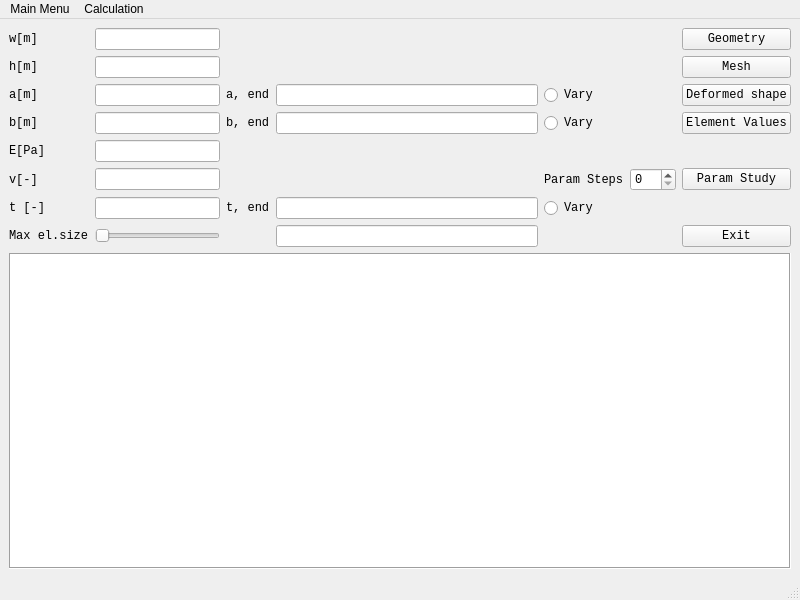
<?xml version="1.0" encoding="UTF-8"?>
<ui version="4.0">
 <class>MainWindow</class>
 <widget class="QMainWindow" name="MainWindow">
  <property name="geometry">
   <rect>
    <x>0</x>
    <y>0</y>
    <width>800</width>
    <height>600</height>
   </rect>
  </property>
  <property name="windowTitle">
   <string>MainWindow</string>
  </property>
  <widget class="QWidget" name="centralwidget">
   <property name="font">
    <font>
     <family>Courier New</family>
    </font>
   </property>
   <property name="autoFillBackground">
    <bool>false</bool>
   </property>
   <layout class="QVBoxLayout" name="verticalLayout">
    <item>
     <layout class="QGridLayout" name="gridLayout">
      <item row="2" column="7">
       <widget class="QPushButton" name="show_deformed_shape_button">
        <property name="text">
         <string>Deformed shape</string>
        </property>
       </widget>
      </item>
      <item row="2" column="4">
       <widget class="QLineEdit" name="aEnd_Edit"/>
      </item>
      <item row="8" column="4">
       <widget class="QLineEdit" name="el_edit"/>
      </item>
      <item row="5" column="0">
       <widget class="QLabel" name="E_label">
        <property name="text">
         <string>E[Pa]</string>
        </property>
       </widget>
      </item>
      <item row="2" column="3">
       <widget class="QLabel" name="label_2">
        <property name="text">
         <string>a, end</string>
        </property>
       </widget>
      </item>
      <item row="5" column="1" colspan="2">
       <widget class="QLineEdit" name="E_edit"/>
      </item>
      <item row="7" column="1" colspan="2">
       <widget class="QLineEdit" name="t_edit"/>
      </item>
      <item row="8" column="0">
       <widget class="QLabel" name="label">
        <property name="text">
         <string>Max el.size</string>
        </property>
       </widget>
      </item>
      <item row="8" column="1" colspan="2">
       <widget class="QSlider" name="el_slider">
        <property name="minimum">
         <number>20</number>
        </property>
        <property name="maximum">
         <number>60</number>
        </property>
        <property name="orientation">
         <enum>Qt::Horizontal</enum>
        </property>
       </widget>
      </item>
      <item row="6" column="0">
       <widget class="QLabel" name="v_label">
        <property name="text">
         <string>v[-]</string>
        </property>
       </widget>
      </item>
      <item row="0" column="4">
       <spacer name="horizontalSpacer">
        <property name="orientation">
         <enum>Qt::Horizontal</enum>
        </property>
        <property name="sizeHint" stdset="0">
         <size>
          <width>40</width>
          <height>20</height>
         </size>
        </property>
       </spacer>
      </item>
      <item row="4" column="7">
       <widget class="QPushButton" name="show_element_values_button">
        <property name="text">
         <string>Element Values</string>
        </property>
       </widget>
      </item>
      <item row="6" column="1" colspan="2">
       <widget class="QLineEdit" name="v_edit"/>
      </item>
      <item row="2" column="5">
       <widget class="QRadioButton" name="vary_a">
        <property name="text">
         <string>Vary</string>
        </property>
       </widget>
      </item>
      <item row="4" column="5">
       <widget class="QRadioButton" name="vary_b">
        <property name="text">
         <string>Vary</string>
        </property>
       </widget>
      </item>
      <item row="0" column="0">
       <widget class="QLabel" name="w_label">
        <property name="text">
         <string>w[m]</string>
        </property>
       </widget>
      </item>
      <item row="4" column="1" colspan="2">
       <widget class="QLineEdit" name="b_edit"/>
      </item>
      <item row="0" column="1" colspan="2">
       <widget class="QLineEdit" name="w_edit"/>
      </item>
      <item row="7" column="0">
       <widget class="QLabel" name="t_label">
        <property name="text">
         <string>t [-]</string>
        </property>
       </widget>
      </item>
      <item row="0" column="7">
       <widget class="QPushButton" name="show_geometry_button">
        <property name="text">
         <string>Geometry</string>
        </property>
       </widget>
      </item>
      <item row="1" column="0">
       <widget class="QLabel" name="h_label_2">
        <property name="text">
         <string>h[m]</string>
        </property>
       </widget>
      </item>
      <item row="1" column="1" colspan="2">
       <widget class="QLineEdit" name="h_edit"/>
      </item>
      <item row="1" column="7">
       <widget class="QPushButton" name="show_mesh_button">
        <property name="text">
         <string>Mesh</string>
        </property>
       </widget>
      </item>
      <item row="2" column="0">
       <widget class="QLabel" name="a_label">
        <property name="text">
         <string>a[m]</string>
        </property>
       </widget>
      </item>
      <item row="4" column="0">
       <widget class="QLabel" name="b_label">
        <property name="text">
         <string>b[m]</string>
        </property>
       </widget>
      </item>
      <item row="2" column="1" colspan="2">
       <widget class="QLineEdit" name="a_edit"/>
      </item>
      <item row="4" column="4">
       <widget class="QLineEdit" name="bEnd_edit"/>
      </item>
      <item row="7" column="4">
       <widget class="QLineEdit" name="tEnd_edit"/>
      </item>
      <item row="7" column="5">
       <widget class="QRadioButton" name="vary_t">
        <property name="text">
         <string>Vary</string>
        </property>
       </widget>
      </item>
      <item row="6" column="5">
       <widget class="QLabel" name="label_3">
        <property name="text">
         <string>Param Steps</string>
        </property>
       </widget>
      </item>
      <item row="6" column="6">
       <widget class="QSpinBox" name="param_step"/>
      </item>
      <item row="6" column="7">
       <widget class="QPushButton" name="pushButton">
        <property name="text">
         <string>Param Study</string>
        </property>
       </widget>
      </item>
      <item row="7" column="3">
       <widget class="QLabel" name="label_4">
        <property name="text">
         <string>t, end</string>
        </property>
       </widget>
      </item>
      <item row="4" column="3">
       <widget class="QLabel" name="label_5">
        <property name="text">
         <string>b, end</string>
        </property>
       </widget>
      </item>
      <item row="8" column="7">
       <widget class="QPushButton" name="exit">
        <property name="text">
         <string>Exit</string>
        </property>
       </widget>
      </item>
     </layout>
    </item>
    <item>
     <widget class="QPlainTextEdit" name="report_edit">
      <property name="font">
       <font>
        <family>Courier New</family>
        <pointsize>12</pointsize>
       </font>
      </property>
      <property name="layoutDirection">
       <enum>Qt::LeftToRight</enum>
      </property>
      <property name="frameShape">
       <enum>QFrame::Box</enum>
      </property>
     </widget>
    </item>
   </layout>
  </widget>
  <widget class="QMenuBar" name="Mainmenu">
   <property name="geometry">
    <rect>
     <x>0</x>
     <y>0</y>
     <width>800</width>
     <height>24</height>
    </rect>
   </property>
   <widget class="QMenu" name="menuMain">
    <property name="title">
     <string>Main Menu</string>
    </property>
    <addaction name="new_action"/>
    <addaction name="open_action"/>
    <addaction name="save_action"/>
    <addaction name="exit_action"/>
   </widget>
   <widget class="QMenu" name="menuCalculation">
    <property name="title">
     <string>Calculation</string>
    </property>
    <addaction name="action"/>
   </widget>
   <addaction name="menuMain"/>
   <addaction name="menuCalculation"/>
  </widget>
  <widget class="QStatusBar" name="statusbar"/>
  <action name="new_action">
   <property name="text">
    <string>new_action</string>
   </property>
  </action>
  <action name="open_action">
   <property name="text">
    <string>open_action</string>
   </property>
  </action>
  <action name="save_action">
   <property name="text">
    <string>save_action</string>
   </property>
  </action>
  <action name="exit_action">
   <property name="text">
    <string>exit_action</string>
   </property>
  </action>
  <action name="save_as_action">
   <property name="text">
    <string>save_as_action</string>
   </property>
  </action>
  <action name="action">
   <property name="text">
    <string>run</string>
   </property>
  </action>
 </widget>
 <resources/>
 <connections/>
</ui>
